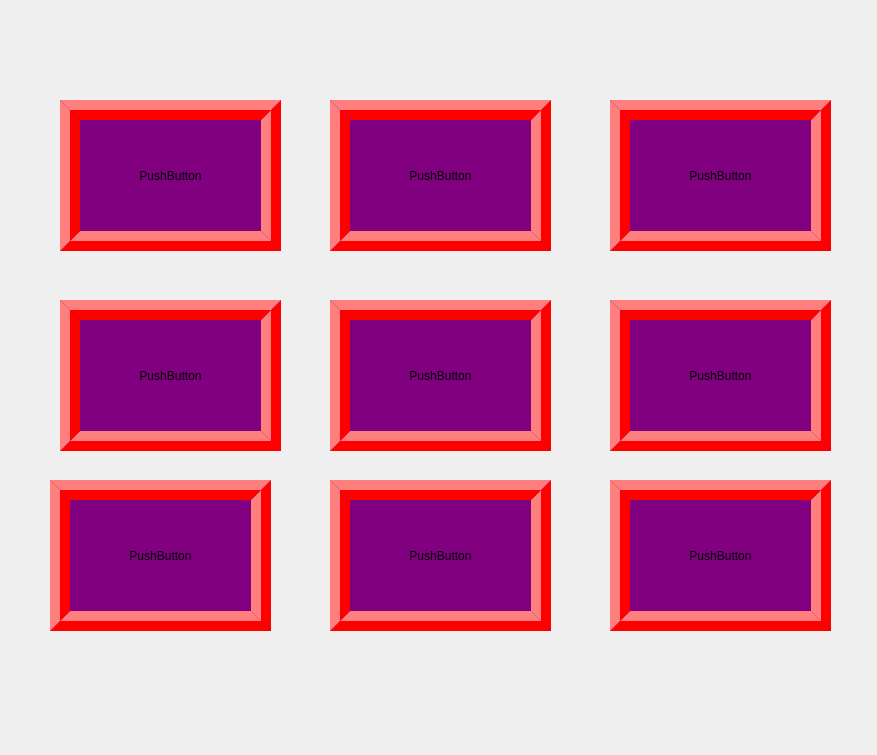
<?xml version="1.0" encoding="UTF-8"?>
<ui version="4.0">
 <class>widgetTest</class>
 <widget class="QWidget" name="widgetTest">
  <property name="geometry">
   <rect>
    <x>0</x>
    <y>0</y>
    <width>877</width>
    <height>755</height>
   </rect>
  </property>
  <property name="windowTitle">
   <string>Form</string>
  </property>
  <property name="styleSheet">
   <string notr="true">QPushButton
{
	border-width:20px;
	border-style:ridge;
	border-color:red;
	background-color:purple;

}</string>
  </property>
  <widget class="QPushButton" name="pushButton">
   <property name="geometry">
    <rect>
     <x>330</x>
     <y>300</y>
     <width>221</width>
     <height>151</height>
    </rect>
   </property>
   <property name="text">
    <string>PushButton</string>
   </property>
  </widget>
  <widget class="QPushButton" name="pushButton_2">
   <property name="geometry">
    <rect>
     <x>610</x>
     <y>300</y>
     <width>221</width>
     <height>151</height>
    </rect>
   </property>
   <property name="text">
    <string>PushButton</string>
   </property>
  </widget>
  <widget class="QPushButton" name="pushButton_3">
   <property name="geometry">
    <rect>
     <x>330</x>
     <y>480</y>
     <width>221</width>
     <height>151</height>
    </rect>
   </property>
   <property name="text">
    <string>PushButton</string>
   </property>
  </widget>
  <widget class="QPushButton" name="pushButton_4">
   <property name="geometry">
    <rect>
     <x>50</x>
     <y>480</y>
     <width>221</width>
     <height>151</height>
    </rect>
   </property>
   <property name="text">
    <string>PushButton</string>
   </property>
  </widget>
  <widget class="QPushButton" name="pushButton_5">
   <property name="geometry">
    <rect>
     <x>60</x>
     <y>300</y>
     <width>221</width>
     <height>151</height>
    </rect>
   </property>
   <property name="text">
    <string>PushButton</string>
   </property>
  </widget>
  <widget class="QPushButton" name="pushButton_6">
   <property name="geometry">
    <rect>
     <x>610</x>
     <y>100</y>
     <width>221</width>
     <height>151</height>
    </rect>
   </property>
   <property name="text">
    <string>PushButton</string>
   </property>
  </widget>
  <widget class="QPushButton" name="pushButton_7">
   <property name="geometry">
    <rect>
     <x>330</x>
     <y>100</y>
     <width>221</width>
     <height>151</height>
    </rect>
   </property>
   <property name="text">
    <string>PushButton</string>
   </property>
  </widget>
  <widget class="QPushButton" name="pushButton_8">
   <property name="geometry">
    <rect>
     <x>60</x>
     <y>100</y>
     <width>221</width>
     <height>151</height>
    </rect>
   </property>
   <property name="text">
    <string>PushButton</string>
   </property>
  </widget>
  <widget class="QPushButton" name="pushButton_9">
   <property name="geometry">
    <rect>
     <x>610</x>
     <y>480</y>
     <width>221</width>
     <height>151</height>
    </rect>
   </property>
   <property name="text">
    <string>PushButton</string>
   </property>
  </widget>
 </widget>
 <resources/>
 <connections/>
</ui>
